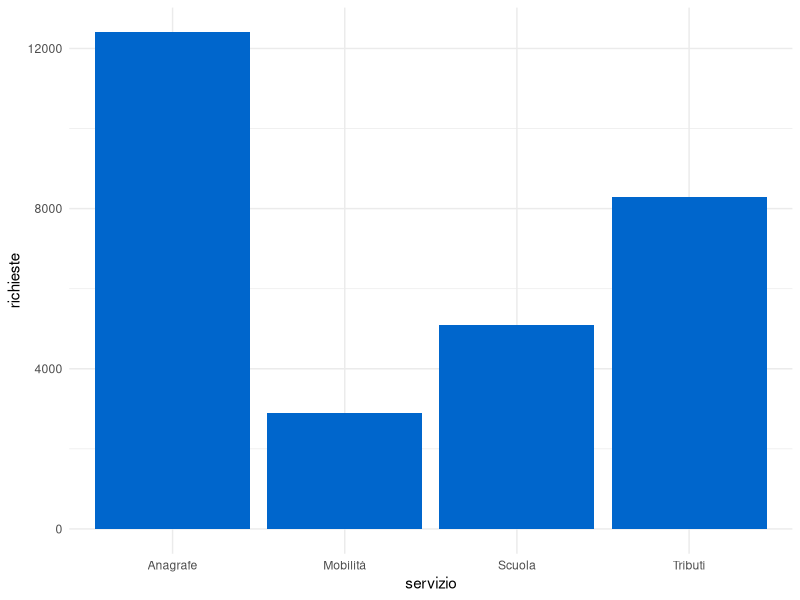

R code for this plot: (Note: this script raises an error after producing the figure.)
## ---- chunk 1
#| include: false
servizi <- data.frame(
  servizio = c("Anagrafe", "Tributi", "Scuola", "Mobilità"),
  richieste = c(12400, 8300, 5100, 2900),
  online = c(0.62, 0.48, 0.81, 0.37)
)
## ---- chunk 2
servizi
## ---- chunk 3
#| label: tbl-servizi
#| tbl-cap: "Richieste per servizio nel 2026"
knitr::kable(servizi)
## ---- chunk 4
rmarkdown::paged_table(servizi)
## ---- chunk 5
larga <- as.data.frame(matrix(round(seq(0.1, 4.2, by = 0.1), 1), nrow = 3))
names(larga) <- paste0("indicatore_", seq_along(larga))
knitr::kable(larga)
## ---- chunk 6
#| label: fig-servizi
#| fig-cap: "Richieste per servizio nel 2026"
#| fig-alt: "Grafico a barre: Anagrafe 12.400 richieste, Tributi 8.300, Scuola 5.100, Mobilità 2.900"
#| code-fold: true
#| code-summary: "Mostra il codice"
library(ggplot2)
ggplot(servizi, aes(servizio, richieste)) +
  geom_col(fill = "#0066CC") +
  theme_minimal()
## ---- chunk 7
#| warning: true
#| message: true
#| error: true
print("Elaborazione conclusa")
message("Un messaggio")
warning("Dati provvisori per il mese di dicembre")
## ---- chunk 8
#| error: true
stop("Servizio non trovato")
